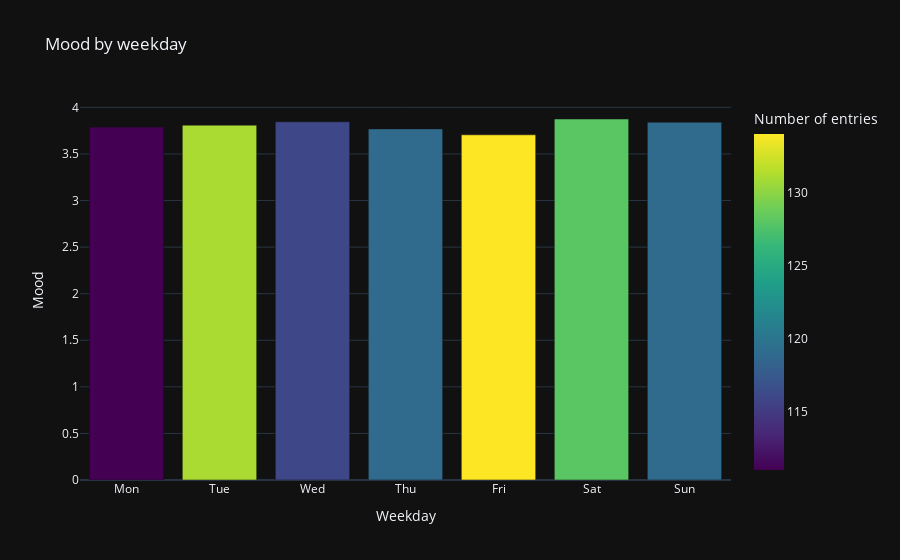

The notebook cell saved with this chart:
### Code cell
df.by_time_bar_plot('weekday')

### Figure 1 — Plotly figure (JSON) as saved in the notebook; plotly's stock layout.template omitted (floating-point values rounded to 4 significant figures)
{"data": [{"alignmentgroup": "True", "hovertemplate": "Weekday=%{x}<br>Mood=%{y}<br>Number of entries=%{marker.color}<extra></extra>", "legendgroup": "", "marker": {"color": [131, 111, 119, 128, 134, 119, 116], "coloraxis": "coloraxis", "pattern": {"shape": ""}}, "name": "", "offsetgroup": "", "orientation": "v", "showlegend": false, "textposition": "auto", "type": "bar", "x": [1, 0, 6, 5, 4, 3, 2], "xaxis": "x", "y": [3.809, 3.788, 3.84, 3.875, 3.705, 3.769, 3.845], "yaxis": "y"}], "layout": {"barmode": "relative", "coloraxis": {"colorbar": {"title": {"text": "Number of entries"}}, "colorscale": [[0, "#440154"], [0.1111, "#482878"], [0.2222, "#3e4989"], [0.3333, "#31688e"], [0.4444, "#26828e"], [0.5556, "#1f9e89"], [0.6667, "#35b779"], [0.7778, "#6ece58"], [0.8889, "#b5de2b"], [1, "#fde725"]]}, "legend": {"tracegroupgap": 0}, "title": {"text": "Mood by weekday"}, "xaxis": {"anchor": "y", "domain": [0, 1], "dtick": 1, "tickmode": "array", "ticktext": ["Mon", "Tue", "Wed", "Thu", "Fri", "Sat", "Sun"], "tickvals": [0, 1, 2, 3, 4, 5, 6], "title": {"text": "Weekday"}}, "yaxis": {"anchor": "x", "domain": [0, 1], "title": {"text": "Mood"}}}}
